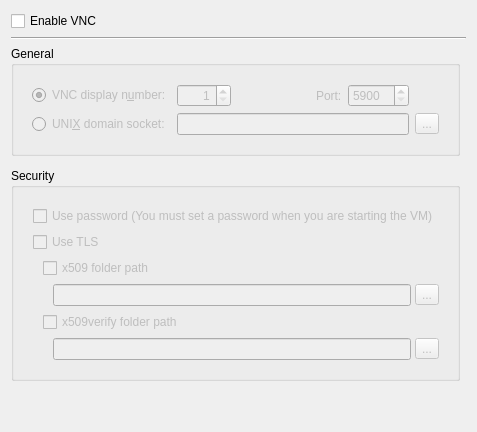
              <widget class="QWidget" name="Tab_VNC">
               <attribute name="icon">
                <iconset resource="../resources/shared_images.qrc">
                 <normaloff>:/vnc.png</normaloff>:/vnc.png</iconset>
               </attribute>
               <attribute name="title">
                <string>VNC Remote</string>
               </attribute>
               <layout class="QGridLayout" name="gridLayout_19">
                <item row="6" column="0">
                 <spacer name="verticalSpacer">
                  <property name="orientation">
                   <enum>Qt::Vertical</enum>
                  </property>
                  <property name="sizeHint" stdset="0">
                   <size>
                    <width>20</width>
                    <height>40</height>
                   </size>
                  </property>
                 </spacer>
                </item>
                <item row="3" column="0" colspan="2">
                 <widget class="QWidget" name="VNC_Panel" native="true">
                  <property name="enabled">
                   <bool>true</bool>
                  </property>
                  <layout class="QVBoxLayout" name="verticalLayout_17">
                   <property name="leftMargin">
                    <number>0</number>
                   </property>
                   <property name="topMargin">
                    <number>0</number>
                   </property>
                   <property name="rightMargin">
                    <number>0</number>
                   </property>
                   <property name="bottomMargin">
                    <number>0</number>
                   </property>
                  </layout>
                 </widget>
                </item>
                <item row="4" column="0">
                 <widget class="QGroupBox" name="groupBox_VNC_Security">
                  <property name="enabled">
                   <bool>true</bool>
                  </property>
                  <property name="title">
                   <string>Security</string>
                  </property>
                  <layout class="QGridLayout" name="gridLayout_18">
                   <item row="0" column="0">
                    <widget class="QWidget" name="VNC_Security" native="true">
                     <property name="enabled">
                      <bool>false</bool>
                     </property>
                     <layout class="QVBoxLayout" name="verticalLayout_16">
                      <property name="leftMargin">
                       <number>10</number>
                      </property>
                      <item>
                       <widget class="QCheckBox" name="CH_VNC_Password">
                        <property name="text">
                         <string>Use password (You must set a password when you are starting the VM)</string>
                        </property>
                       </widget>
                      </item>
                      <item>
                       <widget class="QCheckBox" name="CH_Use_VNC_TLS">
                        <property name="text">
                         <string>Use TLS</string>
                        </property>
                       </widget>
                      </item>
                      <item>
                       <widget class="QWidget" name="VNC_TLS_Panel" native="true">
                        <property name="enabled">
                         <bool>false</bool>
                        </property>
                        <layout class="QVBoxLayout" name="verticalLayout_15">
                         <property name="leftMargin">
                          <number>10</number>
                         </property>
                         <property name="topMargin">
                          <number>0</number>
                         </property>
                         <property name="rightMargin">
                          <number>0</number>
                         </property>
                         <property name="bottomMargin">
                          <number>0</number>
                         </property>
                         <item>
                          <widget class="QCheckBox" name="CH_x509_Folder">
                           <property name="text">
                            <string>x509 folder path</string>
                           </property>
                          </widget>
                         </item>
                         <item>
                          <layout class="QHBoxLayout" name="horizontalLayout_27">
                           <property name="spacing">
                            <number>4</number>
                           </property>
                           <property name="leftMargin">
                            <number>10</number>
                           </property>
                           <item>
                            <widget class="QLineEdit" name="Edit_x509_Folder">
                             <property name="enabled">
                              <bool>false</bool>
                             </property>
                            </widget>
                           </item>
                           <item>
                            <widget class="QToolButton" name="TB_x509_Browse">
                             <property name="enabled">
                              <bool>false</bool>
                             </property>
                             <property name="text">
                              <string>...</string>
                             </property>
                             <property name="icon">
                              <iconset resource="../resources/icons.qrc">
                               <normaloff>:/open-folder.png</normaloff>:/open-folder.png</iconset>
                             </property>
                            </widget>
                           </item>
                          </layout>
                         </item>
                         <item>
                          <widget class="QCheckBox" name="CH_x509verify_Folder">
                           <property name="text">
                            <string>x509verify folder path</string>
                           </property>
                          </widget>
                         </item>
                         <item>
                          <layout class="QHBoxLayout" name="horizontalLayout_24">
                           <property name="spacing">
                            <number>4</number>
                           </property>
                           <property name="leftMargin">
                            <number>10</number>
                           </property>
                           <item>
                            <widget class="QLineEdit" name="Edit_x509verify_Folder">
                             <property name="enabled">
                              <bool>false</bool>
                             </property>
                            </widget>
                           </item>
                           <item>
                            <widget class="QToolButton" name="TB_x509verify_Browse">
                             <property name="enabled">
                              <bool>false</bool>
                             </property>
                             <property name="text">
                              <string>...</string>
                             </property>
                             <property name="icon">
                              <iconset resource="../resources/icons.qrc">
                               <normaloff>:/open-folder.png</normaloff>:/open-folder.png</iconset>
                             </property>
                            </widget>
                           </item>
                          </layout>
                         </item>
                        </layout>
                       </widget>
                      </item>
                     </layout>
                    </widget>
                   </item>
                  </layout>
                 </widget>
                </item>
                <item row="0" column="0">
                 <widget class="QCheckBox" name="CH_Activate_VNC">
                  <property name="text">
                   <string>Enable VNC</string>
                  </property>
                 </widget>
                </item>
                <item row="1" column="0" colspan="2">
                 <widget class="Line" name="line_6">
                  <property name="orientation">
                   <enum>Qt::Horizontal</enum>
                  </property>
                 </widget>
                </item>
                <item row="2" column="0">
                 <widget class="QGroupBox" name="groupBox_VNC_General">
                  <property name="enabled">
                   <bool>true</bool>
                  </property>
                  <property name="title">
                   <string>General</string>
                  </property>
                  <layout class="QGridLayout" name="gridLayout_17">
                   <item row="0" column="0">
                    <widget class="QWidget" name="VNC_General" native="true">
                     <property name="enabled">
                      <bool>false</bool>
                     </property>
                     <layout class="QGridLayout" name="gridLayout_2">
                      <item row="0" column="1">
                       <widget class="QSpinBox" name="SB_VNC_Display">
                        <property name="sizePolicy">
                         <sizepolicy hsizetype="Fixed" vsizetype="Fixed">
                          <horstretch>0</horstretch>
                          <verstretch>0</verstretch>
                         </sizepolicy>
                        </property>
                        <property name="toolTip">
                         <string>For Connection Use Port 5900 + VNC Display Number</string>
                        </property>
                        <property name="alignment">
                         <set>Qt::AlignRight|Qt::AlignTrailing|Qt::AlignVCenter</set>
                        </property>
                        <property name="minimum">
                         <number>1</number>
                        </property>
                        <property name="maximum">
                         <number>1024</number>
                        </property>
                        <property name="value">
                         <number>1</number>
                        </property>
                       </widget>
                      </item>
                      <item row="2" column="0">
                       <widget class="QRadioButton" name="RB_VNC_Unix_Socket">
                        <property name="text">
                         <string>UNI&amp;X domain socket:</string>
                        </property>
                       </widget>
                      </item>
                      <item row="0" column="0">
                       <widget class="QRadioButton" name="RB_VNC_Display_Number">
                        <property name="text">
                         <string>VNC display n&amp;umber:</string>
                        </property>
                        <property name="checked">
                         <bool>true</bool>
                        </property>
                       </widget>
                      </item>
                      <item row="0" column="3">
                       <widget class="QSpinBox" name="SB_VNC_Display_Port">
                        <property name="sizePolicy">
                         <sizepolicy hsizetype="Fixed" vsizetype="Fixed">
                          <horstretch>0</horstretch>
                          <verstretch>0</verstretch>
                         </sizepolicy>
                        </property>
                        <property name="minimum">
                         <number>5900</number>
                        </property>
                        <property name="maximum">
                         <number>10000</number>
                        </property>
                        <property name="value">
                         <number>5900</number>
                        </property>
                       </widget>
                      </item>
                      <item row="0" column="2" alignment="Qt::AlignRight">
                       <widget class="QLabel" name="label_8">
                        <property name="sizePolicy">
                         <sizepolicy hsizetype="Preferred" vsizetype="Minimum">
                          <horstretch>0</horstretch>
                          <verstretch>0</verstretch>
                         </sizepolicy>
                        </property>
                        <property name="text">
                         <string>Port:</string>
                        </property>
                       </widget>
                      </item>
                      <item row="2" column="4">
                       <widget class="QToolButton" name="TB_VNC_Unix_Socket_Browse">
                        <property name="enabled">
                         <bool>false</bool>
                        </property>
                        <property name="text">
                         <string>...</string>
                        </property>
                        <property name="icon">
                         <iconset resource="../resources/icons.qrc">
                          <normaloff>:/open-file.png</normaloff>:/open-file.png</iconset>
                        </property>
                       </widget>
                      </item>
                      <item row="2" column="1" colspan="3">
                       <widget class="QLineEdit" name="Edit_VNC_Unix_Socket">
                        <property name="enabled">
                         <bool>false</bool>
                        </property>
                       </widget>
                      </item>
                     </layout>
                    </widget>
                   </item>
                  </layout>
                 </widget>
                </item>
               </layout>
              </widget>
